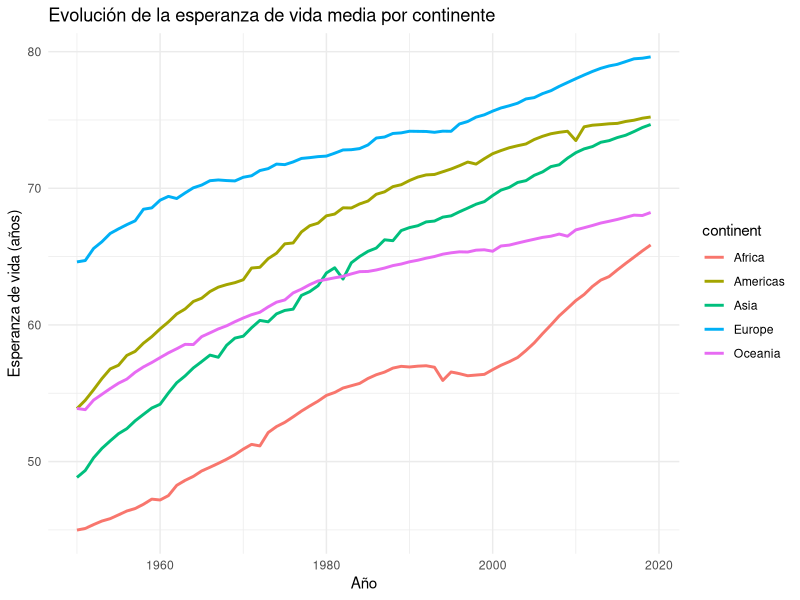

This chart was generated by the following R code:
## ---- chunk 1
knitr::opts_chunk$set(echo = FALSE)
## ---- chunk 2


library(dplyr)
library(readr)
library(kableExtra)

datos <- read_csv("../../Datos/base_depurada/LifeExpact_Fertility_dep.csv")

tabla_resumen <- datos %>%
  filter(year >= 1950) %>%
  group_by(continent) %>%
  summarise(
    EsperanzaVidaMedia = round(mean(life_expectancy, na.rm = TRUE), 1),
    FertilidadMedia = round(mean(fertility_rate, na.rm = TRUE), 1)
  )

tabla_resumen %>%
  kbl(caption = "Indicadores promedio por continente (1950–2019)") %>%
  kable_styling(full_width = FALSE)

## ---- chunk 3


library(ggplot2)

ggplot(datos %>% filter(year >= 1950),
       aes(x = year, y = life_expectancy, color = continent)) +
  geom_line(stat = "summary", fun = "mean", size = 1) +
  labs(
    title = "Evolución de la esperanza de vida media por continente",
    x = "Año",
    y = "Esperanza de vida (años)"
  ) +
  theme_minimal()
